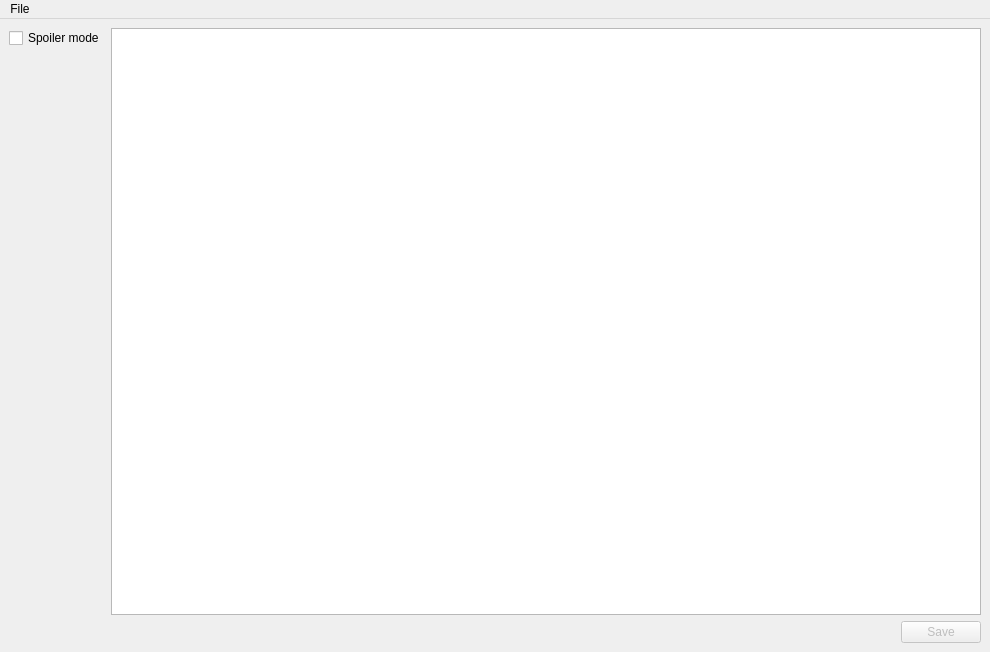
<?xml version="1.0" encoding="UTF-8"?>
<ui version="4.0">
 <class>MainWindow</class>
 <widget class="QMainWindow" name="MainWindow">
  <property name="geometry">
   <rect>
    <x>0</x>
    <y>0</y>
    <width>990</width>
    <height>652</height>
   </rect>
  </property>
  <property name="windowTitle">
   <string>Bigger Eyes</string>
  </property>
  <widget class="QWidget" name="centralwidget">
   <layout class="QHBoxLayout" name="horizontalLayout_3">
    <item>
     <layout class="QVBoxLayout" name="verticalLayout">
      <item>
       <widget class="QCheckBox" name="spoiler_cb">
        <property name="text">
         <string>Spoiler mode</string>
        </property>
       </widget>
      </item>
      <item>
       <spacer name="verticalSpacer">
        <property name="orientation">
         <enum>Qt::Orientation::Vertical</enum>
        </property>
        <property name="sizeHint" stdset="0">
         <size>
          <width>20</width>
          <height>40</height>
         </size>
        </property>
       </spacer>
      </item>
     </layout>
    </item>
    <item>
     <layout class="QVBoxLayout" name="verticalLayout_2">
      <item>
       <widget class="PagesView" name="pages_list_view"/>
      </item>
      <item>
       <layout class="QHBoxLayout" name="horizontalLayout">
        <item>
         <spacer name="horizontalSpacer">
          <property name="orientation">
           <enum>Qt::Orientation::Horizontal</enum>
          </property>
          <property name="sizeHint" stdset="0">
           <size>
            <width>40</width>
            <height>20</height>
           </size>
          </property>
         </spacer>
        </item>
        <item>
         <widget class="QPushButton" name="save_button">
          <property name="enabled">
           <bool>false</bool>
          </property>
          <property name="text">
           <string>Save</string>
          </property>
         </widget>
        </item>
       </layout>
      </item>
     </layout>
    </item>
   </layout>
  </widget>
  <widget class="QMenuBar" name="menubar">
   <property name="geometry">
    <rect>
     <x>0</x>
     <y>0</y>
     <width>990</width>
     <height>30</height>
    </rect>
   </property>
   <widget class="QMenu" name="menuFile">
    <property name="title">
     <string>File</string>
    </property>
    <addaction name="action_open"/>
    <addaction name="action_exit"/>
   </widget>
   <addaction name="menuFile"/>
  </widget>
  <action name="action_open">
   <property name="text">
    <string>Open</string>
   </property>
   <property name="shortcut">
    <string>Ctrl+O</string>
   </property>
  </action>
  <action name="action_exit">
   <property name="text">
    <string>Exit</string>
   </property>
   <property name="shortcut">
    <string>Ctrl+Q</string>
   </property>
  </action>
 </widget>
 <customwidgets>
  <customwidget>
   <class>PagesView</class>
   <extends>QTableView</extends>
   <header>views/pages_view</header>
  </customwidget>
 </customwidgets>
 <resources/>
 <connections/>
</ui>
